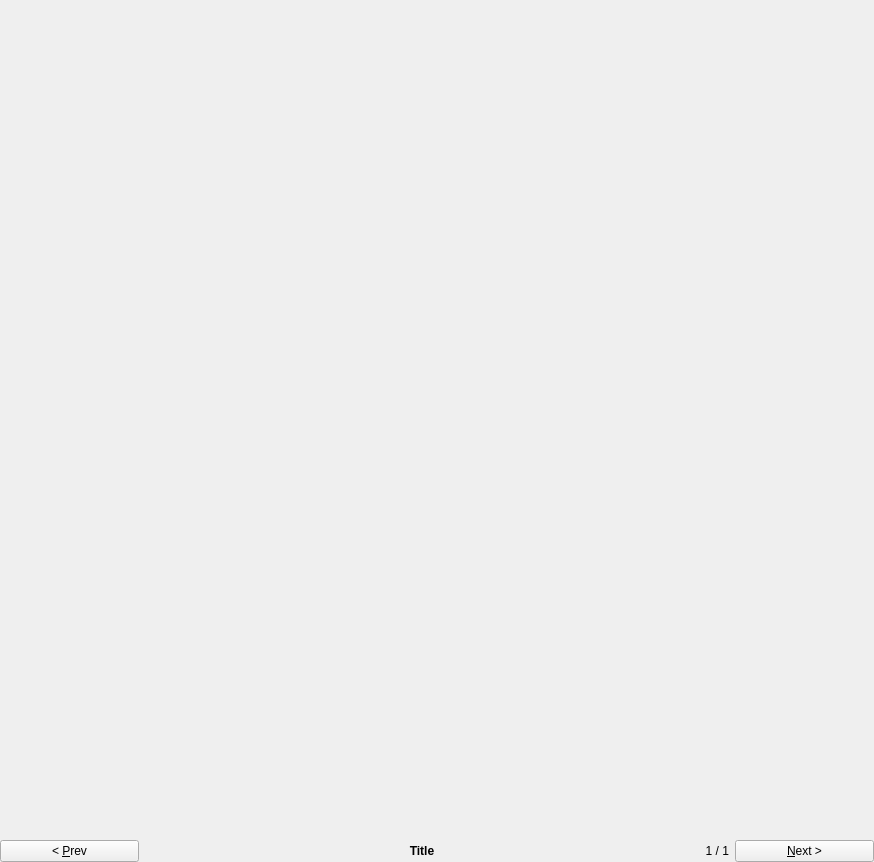
<?xml version="1.0" encoding="UTF-8"?>
<ui version="4.0">
 <class>WizardWidget</class>
 <widget class="QWidget" name="WizardWidget">
  <property name="geometry">
   <rect>
    <x>0</x>
    <y>0</y>
    <width>874</width>
    <height>862</height>
   </rect>
  </property>
  <property name="windowTitle">
   <string>Form</string>
  </property>
  <layout class="QVBoxLayout" name="verticalLayout" stretch="1,0">
   <property name="leftMargin">
    <number>0</number>
   </property>
   <property name="topMargin">
    <number>0</number>
   </property>
   <property name="rightMargin">
    <number>0</number>
   </property>
   <property name="bottomMargin">
    <number>0</number>
   </property>
   <item>
    <widget class="QStackedWidget" name="stackedWidgetPages">
     <property name="sizePolicy">
      <sizepolicy hsizetype="Preferred" vsizetype="Expanding">
       <horstretch>0</horstretch>
       <verstretch>0</verstretch>
      </sizepolicy>
     </property>
     <widget class="QWidget" name="page"/>
     <widget class="QWidget" name="page_2"/>
    </widget>
   </item>
   <item>
    <layout class="QHBoxLayout" name="horizontalLayout" stretch="1,4,0,1">
     <item>
      <widget class="QPushButton" name="pushButtonPrev">
       <property name="sizePolicy">
        <sizepolicy hsizetype="Minimum" vsizetype="Preferred">
         <horstretch>0</horstretch>
         <verstretch>0</verstretch>
        </sizepolicy>
       </property>
       <property name="maximumSize">
        <size>
         <width>16777215</width>
         <height>32</height>
        </size>
       </property>
       <property name="baseSize">
        <size>
         <width>0</width>
         <height>40</height>
        </size>
       </property>
       <property name="text">
        <string>&lt; &amp;Prev</string>
       </property>
      </widget>
     </item>
     <item>
      <widget class="QLabel" name="labelPageTitle">
       <property name="sizePolicy">
        <sizepolicy hsizetype="Preferred" vsizetype="Preferred">
         <horstretch>0</horstretch>
         <verstretch>0</verstretch>
        </sizepolicy>
       </property>
       <property name="maximumSize">
        <size>
         <width>16777215</width>
         <height>32</height>
        </size>
       </property>
       <property name="baseSize">
        <size>
         <width>0</width>
         <height>40</height>
        </size>
       </property>
       <property name="font">
        <font>
         <bold>true</bold>
        </font>
       </property>
       <property name="text">
        <string>Title</string>
       </property>
       <property name="alignment">
        <set>Qt::AlignmentFlag::AlignCenter</set>
       </property>
      </widget>
     </item>
     <item>
      <widget class="QLabel" name="labelPageIndex">
       <property name="sizePolicy">
        <sizepolicy hsizetype="Preferred" vsizetype="Preferred">
         <horstretch>0</horstretch>
         <verstretch>0</verstretch>
        </sizepolicy>
       </property>
       <property name="baseSize">
        <size>
         <width>0</width>
         <height>40</height>
        </size>
       </property>
       <property name="text">
        <string>1 / 1</string>
       </property>
       <property name="alignment">
        <set>Qt::AlignmentFlag::AlignRight|Qt::AlignmentFlag::AlignTrailing|Qt::AlignmentFlag::AlignVCenter</set>
       </property>
      </widget>
     </item>
     <item>
      <widget class="QPushButton" name="pushButtonNext">
       <property name="sizePolicy">
        <sizepolicy hsizetype="Minimum" vsizetype="Preferred">
         <horstretch>0</horstretch>
         <verstretch>0</verstretch>
        </sizepolicy>
       </property>
       <property name="maximumSize">
        <size>
         <width>16777215</width>
         <height>32</height>
        </size>
       </property>
       <property name="baseSize">
        <size>
         <width>0</width>
         <height>40</height>
        </size>
       </property>
       <property name="text">
        <string>&amp;Next &gt;</string>
       </property>
      </widget>
     </item>
    </layout>
   </item>
  </layout>
 </widget>
 <resources/>
 <connections>
  <connection>
   <sender>pushButtonNext</sender>
   <signal>clicked()</signal>
   <receiver>WizardWidget</receiver>
   <slot>next()</slot>
   <hints>
    <hint type="sourcelabel">
     <x>766</x>
     <y>647</y>
    </hint>
    <hint type="destinationlabel">
     <x>436</x>
     <y>430</y>
    </hint>
   </hints>
  </connection>
  <connection>
   <sender>pushButtonPrev</sender>
   <signal>clicked()</signal>
   <receiver>WizardWidget</receiver>
   <slot>prev()</slot>
   <hints>
    <hint type="sourcelabel">
     <x>107</x>
     <y>647</y>
    </hint>
    <hint type="destinationlabel">
     <x>436</x>
     <y>430</y>
    </hint>
   </hints>
  </connection>
 </connections>
 <slots>
  <slot>prev()</slot>
  <slot>next()</slot>
 </slots>
</ui>
